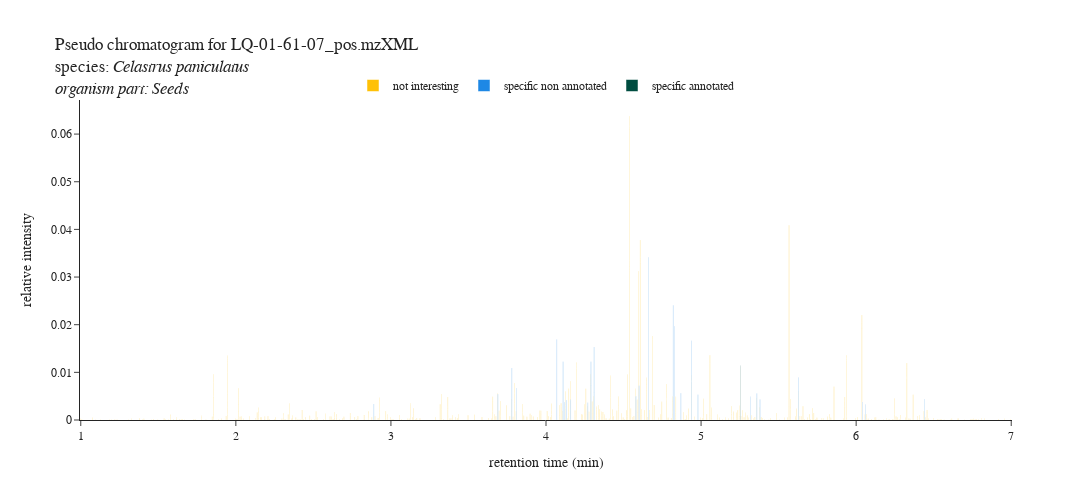
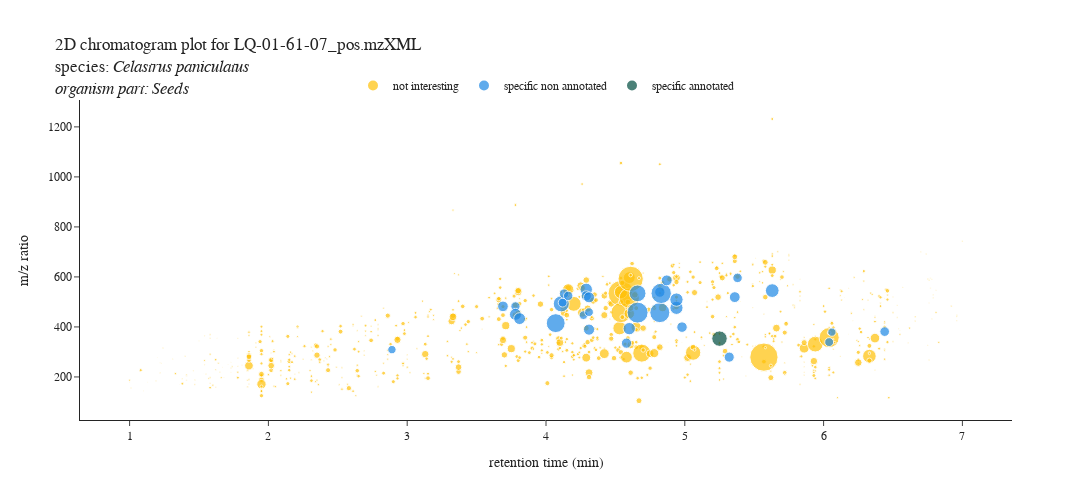

These figures' notebook cell, in order:
### Markdown cell above
#### Plot the selected sample

### Code cell
pseudochromatogram(sample, quantitative_data_filename, annotation_df, metadata_df, reduced_df, min_specificity, annotation_preference, species_column, organe_column, CC_component, canopus_npc_summary_filename, min_class_confidence, sirius_annotations, sirius_annotations_filename, min_ConfidenceScore, min_ZodiacScore, use_ion_dentity, correlation_groups_df, data_process_origin, filename_header)
chromatogram2D(sample, quantitative_data_filename, annotation_df, metadata_df, reduced_df, min_specificity, annotation_preference, species_column, organe_column, CC_component, canopus_npc_summary_filename, min_class_confidence, sirius_annotations, sirius_annotations_filename, min_ConfidenceScore, min_ZodiacScore, use_ion_dentity, correlation_groups_df, data_process_origin, filename_header)

### Figure 1 — Plotly figure (JSON) as saved in the notebook; plotly's stock layout.template omitted (floating-point values rounded to 4 significant figures; data arrays with more than 128 entries replaced by an {"elided": "..."} marker saying what was removed)
{"data": [{"alignmentgroup": "True", "customdata": {"elided": "792x10 mixed values"}, "hovertemplate": "status=%{customdata[3]}<br>retention time (min)=%{x}<br>LQ-01-61-07_pos.mzXML=%{y}<br>row ID=%{customdata[0]}<br>row m/z=%{customdata[1]}<br>annotation=%{customdata[2]}<br>MF (sirius)=%{customdata[4]}<br>adduct (sirius)=%{customdata[5]}<br>Compound name (sirius)=%{customdata[6]}<br>pathway=%{customdata[7]}<br>superclass=%{customdata[8]}<br>class=%{customdata[9]}<extra></extra>", "legendgroup": "not interesting", "marker": {"color": "#FFC107", "pattern": {"shape": ""}}, "name": "not interesting", "offsetgroup": "not interesting", "orientation": "v", "showlegend": true, "textposition": "auto", "type": "bar", "x": {"elided": "792 float values"}, "xaxis": "x", "y": {"elided": "792 float values"}, "yaxis": "y"}, {"alignmentgroup": "True", "customdata": {"elided": "34x10 mixed values"}, "hovertemplate": "status=%{customdata[3]}<br>retention time (min)=%{x}<br>LQ-01-61-07_pos.mzXML=%{y}<br>row ID=%{customdata[0]}<br>row m/z=%{customdata[1]}<br>annotation=%{customdata[2]}<br>MF (sirius)=%{customdata[4]}<br>adduct (sirius)=%{customdata[5]}<br>Compound name (sirius)=%{customdata[6]}<br>pathway=%{customdata[7]}<br>superclass=%{customdata[8]}<br>class=%{customdata[9]}<extra></extra>", "legendgroup": "specific non annotated", "marker": {"color": "#1E88E5", "pattern": {"shape": ""}}, "name": "specific non annotated", "offsetgroup": "specific non annotated", "orientation": "v", "showlegend": true, "textposition": "auto", "type": "bar", "x": [2.89, 3.69, 3.78, 3.78, 3.81, 4.07, 4.11, 4.12, 4.13, 4.16, 4.27, 4.29, 4.29, 4.31, 4.31, 4.31, 4.58, 4.6, 4.66, 4.66, 4.82, 4.82, 4.83, 4.87, 4.94, 4.94, 4.98, 5.32, 5.36, 5.38, 5.63, 6.04, 6.06, 6.44], "xaxis": "x", "y": [0.00334, 0.005394, 0.004068, 0.006838, 0.006645, 0.01691, 0.01224, 0.003733, 0.004193, 0.004226, 0.003616, 0.007315, 0.004927, 0.005737, 0.005939, 0.003657, 0.005008, 0.007201, 0.01332, 0.02085, 0.005093, 0.01901, 0.01967, 0.005622, 0.008211, 0.008438, 0.005282, 0.004884, 0.005569, 0.0043, 0.008937, 0.003755, 0.003263, 0.004426], "yaxis": "y"}, {"alignmentgroup": "True", "customdata": [[1663, 353.3, "annotated", "specific annotated", "C21H36O4", "[M + H]+", "1-Monolinolenin", "not available", "not available", "not available"]], "hovertemplate": "status=%{customdata[3]}<br>retention time (min)=%{x}<br>LQ-01-61-07_pos.mzXML=%{y}<br>row ID=%{customdata[0]}<br>row m/z=%{customdata[1]}<br>annotation=%{customdata[2]}<br>MF (sirius)=%{customdata[4]}<br>adduct (sirius)=%{customdata[5]}<br>Compound name (sirius)=%{customdata[6]}<br>pathway=%{customdata[7]}<br>superclass=%{customdata[8]}<br>class=%{customdata[9]}<extra></extra>", "legendgroup": "specific annotated", "marker": {"color": "#004D40", "pattern": {"shape": ""}}, "name": "specific annotated", "offsetgroup": "specific annotated", "orientation": "v", "showlegend": true, "textposition": "auto", "type": "bar", "x": [5.25], "xaxis": "x", "y": [0.01137], "yaxis": "y"}], "layout": {"autosize": true, "bargap": 0.15, "bargroupgap": 0.1, "barmode": "group", "font": {"family": "Times New Roman"}, "height": 500, "legend": {"orientation": "h", "title": {}, "tracegroupgap": 0, "x": 0.5, "xanchor": "center", "y": 1, "yanchor": "bottom"}, "title": {"text": "Pseudo chromatogram for LQ-01-61-07_pos.mzXML<br>species: <i>Celastrus paniculatus<i><br>organism part: Seeds</sup>"}, "width": 1400, "xaxis": {"anchor": "y", "domain": [0, 1], "showgrid": false, "ticks": "outside", "tickson": "boundaries", "title": {"text": "retention time (min)"}}, "yaxis": {"anchor": "x", "domain": [0, 1], "title": {"text": "relative intensity"}}}}

### Figure 2 — Plotly figure (JSON) as saved in the notebook; plotly's stock layout.template omitted (floating-point values rounded to 4 significant figures; data arrays with more than 128 entries replaced by an {"elided": "..."} marker saying what was removed)
{"data": [{"customdata": {"elided": "792x10 mixed values"}, "hovertemplate": "status=%{customdata[3]}<br>retention time (min)=%{x}<br>row m/z=%{y}<br>LQ-01-61-07_pos.mzXML=%{customdata[2]}<br>row ID=%{customdata[0]}<br>annotation=%{customdata[1]}<br>MF (sirius)=%{customdata[4]}<br>adduct (sirius)=%{customdata[5]}<br>Compound name (sirius)=%{customdata[6]}<br>pathway=%{customdata[7]}<br>superclass=%{customdata[8]}<br>class=%{customdata[9]}<extra></extra>", "legendgroup": "not interesting", "marker": {"color": "#FFC107", "size": {"elided": "792 float values"}, "sizemode": "area", "sizeref": 9.496e-05, "symbol": "circle"}, "mode": "markers", "name": "not interesting", "orientation": "v", "showlegend": true, "type": "scatter", "x": {"elided": "792 float values"}, "xaxis": "x", "y": {"elided": "792 float values"}, "yaxis": "y"}, {"customdata": {"elided": "34x10 mixed values"}, "hovertemplate": "status=%{customdata[3]}<br>retention time (min)=%{x}<br>row m/z=%{y}<br>LQ-01-61-07_pos.mzXML=%{customdata[2]}<br>row ID=%{customdata[0]}<br>annotation=%{customdata[1]}<br>MF (sirius)=%{customdata[4]}<br>adduct (sirius)=%{customdata[5]}<br>Compound name (sirius)=%{customdata[6]}<br>pathway=%{customdata[7]}<br>superclass=%{customdata[8]}<br>class=%{customdata[9]}<extra></extra>", "legendgroup": "specific non annotated", "marker": {"color": "#1E88E5", "size": [0.00334, 0.005394, 0.004068, 0.006838, 0.006645, 0.01691, 0.01224, 0.003733, 0.004193, 0.004226, 0.003616, 0.007315, 0.004927, 0.005737, 0.005939, 0.003657, 0.005008, 0.007201, 0.01332, 0.02085, 0.005093, 0.01901, 0.01967, 0.005622, 0.008211, 0.008438, 0.005282, 0.004884, 0.005569, 0.0043, 0.008937, 0.003755, 0.003263, 0.004426], "sizemode": "area", "sizeref": 9.496e-05, "symbol": "circle"}, "mode": "markers", "name": "specific non annotated", "orientation": "v", "showlegend": true, "type": "scatter", "x": [2.89, 3.69, 3.78, 3.78, 3.81, 4.07, 4.11, 4.12, 4.13, 4.16, 4.27, 4.29, 4.29, 4.31, 4.31, 4.31, 4.58, 4.6, 4.66, 4.66, 4.82, 4.82, 4.83, 4.87, 4.94, 4.94, 4.98, 5.32, 5.36, 5.38, 5.63, 6.04, 6.06, 6.44], "xaxis": "x", "y": [309.2, 482.2, 482.2, 450.2, 433.2, 415.2, 492.3, 497.2, 533.2, 524.2, 447.2, 550.3, 524.3, 518.2, 389.2, 459.2, 335.2, 393.2, 534.3, 457.2, 539.2, 457.2, 534.3, 586.3, 476.3, 509.2, 399.2, 279.2, 519.2, 596.3, 545.3, 339.3, 379.3, 381.3], "yaxis": "y"}, {"customdata": [[1663, "annotated", 0.01137, "specific annotated", "C21H36O4", "[M + H]+", "1-Monolinolenin", "not available", "not available", "not available"]], "hovertemplate": "status=%{customdata[3]}<br>retention time (min)=%{x}<br>row m/z=%{y}<br>LQ-01-61-07_pos.mzXML=%{customdata[2]}<br>row ID=%{customdata[0]}<br>annotation=%{customdata[1]}<br>MF (sirius)=%{customdata[4]}<br>adduct (sirius)=%{customdata[5]}<br>Compound name (sirius)=%{customdata[6]}<br>pathway=%{customdata[7]}<br>superclass=%{customdata[8]}<br>class=%{customdata[9]}<extra></extra>", "legendgroup": "specific annotated", "marker": {"color": "#004D40", "size": [0.01137], "sizemode": "area", "sizeref": 9.496e-05, "symbol": "circle"}, "mode": "markers", "name": "specific annotated", "orientation": "v", "showlegend": true, "type": "scatter", "x": [5.25], "xaxis": "x", "y": [353.3], "yaxis": "y"}], "layout": {"autosize": true, "font": {"family": "Times New Roman"}, "height": 500, "legend": {"itemsizing": "constant", "orientation": "h", "title": {}, "tracegroupgap": 0, "x": 0.5, "xanchor": "center", "y": 1, "yanchor": "bottom"}, "title": {"text": "2D chromatogram plot for LQ-01-61-07_pos.mzXML<br>species: <i>Celastrus paniculatus<i><br>organism part: Seeds</sup>"}, "width": 1400, "xaxis": {"anchor": "y", "domain": [0, 1], "showgrid": false, "ticks": "outside", "tickson": "boundaries", "title": {"text": "retention time (min)"}}, "yaxis": {"anchor": "x", "domain": [0, 1], "title": {"text": "m/z ratio"}}}}
